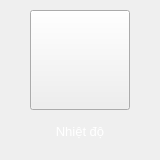
<?xml version="1.0" encoding="UTF-8"?>
<ui version="4.0">
 <class>VButtonSingle</class>
 <widget class="QWidget" name="VButtonSingle">
  <property name="geometry">
   <rect>
    <x>0</x>
    <y>0</y>
    <width>160</width>
    <height>160</height>
   </rect>
  </property>
  <property name="windowTitle">
   <string>Form</string>
  </property>
  <widget class="QPushButton" name="pushButton">
   <property name="geometry">
    <rect>
     <x>30</x>
     <y>10</y>
     <width>100</width>
     <height>100</height>
    </rect>
   </property>
   <property name="styleSheet">
    <string notr="true"/>
   </property>
   <property name="text">
    <string/>
   </property>
   <property name="iconSize">
    <size>
     <width>100</width>
     <height>100</height>
    </size>
   </property>
  </widget>
  <widget class="QLabel" name="label">
   <property name="geometry">
    <rect>
     <x>2</x>
     <y>120</y>
     <width>156</width>
     <height>22</height>
    </rect>
   </property>
   <property name="font">
    <font>
     <pointsize>10</pointsize>
    </font>
   </property>
   <property name="styleSheet">
    <string notr="true">color: rgb(255, 255, 255);</string>
   </property>
   <property name="text">
    <string>Nhiệt độ</string>
   </property>
   <property name="alignment">
    <set>Qt::AlignCenter</set>
   </property>
  </widget>
 </widget>
 <resources/>
 <connections/>
</ui>
